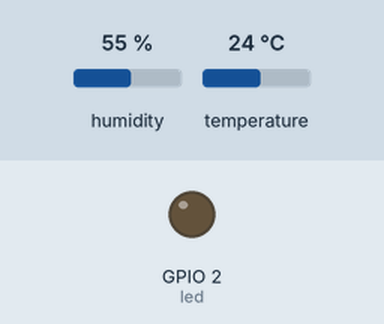
Simulated run of this program. Board: ESP32 board running MicroPython. Parts: output pins drawn as LEDs (lit = HIGH). The inputs (shaded band) are chosen by the test bench; at power-on: temperature 24 °C, humidity 55 %. Web requests get an empty 200 reply after 0.4 s; the clock reads 2024-03-15 10:24:30 at power-on unless the program sets it; what the program prints to the serial console is not drawn.

Above: at 2.7 s.
2.8 s: temperature set to 27 °C
At 6.3 s:
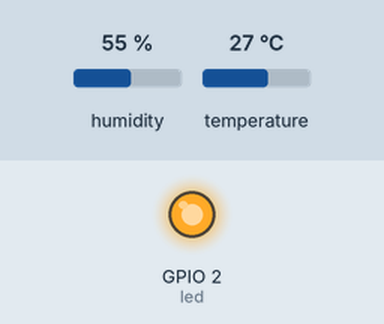
8.8 s: temperature set to 12 °C
At 11.4 s:
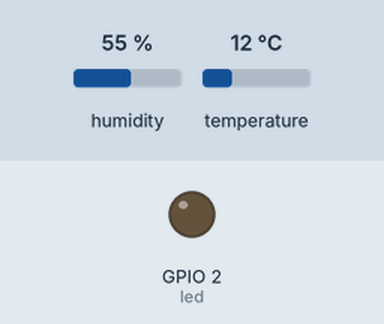
14.8 s: temperature set to 28 °C
At 19.4 s:
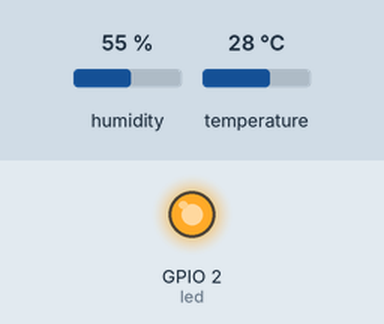
Timing chart, 0 to 20.9 s (numbered marks = the images above; inputs shaded):
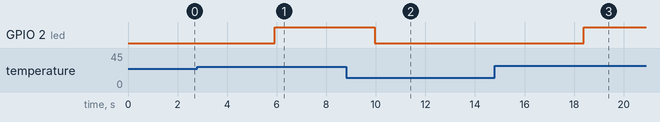

The program:

ifttt_telegram.py
```python
import network, time, urequests
from dht import DHT11
from machine import Pin

led = Pin(2, Pin.OUT)

def conectaWifi (red, password):
      global miRed
      miRed = network.WLAN(network.STA_IF)
      if not miRed.isconnected():              #Si no está conectado…
          miRed.active(True)                   #activa la interface
          miRed.connect(red, password)         #Intenta conectar con la red
          print('Conectando a la red', red +"…")
          timeout = time.time ()
          while not miRed.isconnected():           #Mientras no se conecte..
              if (time.ticks_diff (time.time (), timeout) > 10):
                  return False
      return True

sensorDHT = DHT11(Pin(15))

if conectaWifi ("FAMILIA PENA", "Hupe6493$"):

    print ("Conexión exitosa!")
    print('Datos de la red (IP/netmask/gw/DNS):', miRed.ifconfig())

    url = "https://maker.ifttt.com/trigger/mensaje_temp/with/key/1pLxYy7JQFxTRYOLtH2_O?"

    while True:
        time.sleep(4)
        sensorDHT.measure()
        temp=sensorDHT.temperature()
        hum=sensorDHT.humidity()

        print ("T={:02d} ºC, H={:02d} %".format(temp,hum))

        if temp > 25:

            respuesta = urequests.get(url+"&value1="+str(temp)+"&value2="+str(hum))
            print(respuesta.text)
            print(respuesta.status_code)
            respuesta.close ()
            led.value(1)

        else:
            led.value(0)


else:
       print ("Imposible conectar")
       miRed.active (False)
```

Measured:
- the behaviour switches between 25 and 26 °C on temperature (found by bisection; images 0 and 1)
- after the input at 2.8 s, GPIO 2 (led): LOW → HIGH after 3.1 s
- after the input at 8.8 s, GPIO 2 (led): HIGH → LOW after 1.2 s
- after the input at 14.8 s, GPIO 2 (led): LOW → HIGH after 3.6 s
